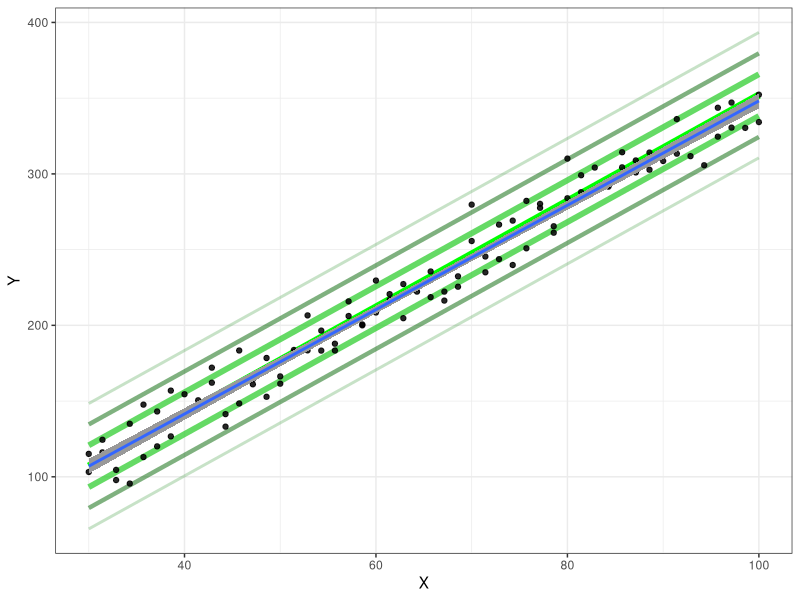

Source code (R): (Note: this script raises an error after producing the figure.)
library(tidyverse)
library(car)


n <- 100 #sample size
Xstart <- 30 #lower-bound for x-axis
Xstop <- 100 #upper-bound for x-axis
Ystart <- 0 #min(0,min(Y)) 
Ystop <- 500 #max(max(Y), 0)
Yrange <- Ystop - Ystart

beta_0 <- 2 #choice of true y-intercept
beta_1 <- 3.5 #choice of true slope
sigma <- 13.8 #choice of st. deviation of error terms

## End of Editable area.
##-----------------------------------------------


# Create X, which will be used in the next R-chunk.
X <- rep(seq(Xstart,Xstop, length.out=n/2), each=2) 


N <- 5000 #number of times to pull a random sample
storage_b0 <- storage_b1 <- storage_rmse <- rep(NA, N)
for (i in 1:N){
  Y <- beta_0 + beta_1*X + rnorm(n, 0, sigma) #Sample Y from true model
  mylm <- lm(Y ~ X)
  storage_b0[i] <- coef(mylm)[1]
  storage_b1[i] <- coef(mylm)[2]
  storage_rmse[i] <- summary(mylm)$sigma
}



#layout(matrix(c(1,1,2,3), 2, 2, byrow = TRUE), widths=c(2,2), heights=c(3,3))
par(mfrow=c(1,1))
data = data.frame(X = X, Y = Y)
View(data)

#graph for intercept deviation
ggplot(data,aes(x=X,y=Y))+
  stat_function(fun=function(x) beta_0+beta_1*x, size = 2.5, color="green")+
  stat_function(fun=function(x) beta_0+sigma+beta_1*x, size = 2, color="limegreen", alpha = .75)+
  stat_function(fun=function(x) beta_0+sigma*2+beta_1*x, size = 1.5, color="darkgreen", alpha = .5)+
  stat_function(fun=function(x) beta_0+sigma*3+beta_1*x, size = 1, color="forestgreen", alpha = .25)+
  #for - std error
  stat_function(fun=function(x) beta_0-sigma+beta_1*x, size = 2, color="limegreen", alpha = .75)+
  stat_function(fun=function(x) beta_0-sigma*2+beta_1*x, size = 1.5, color="darkgreen", alpha = .5)+
  stat_function(fun=function(x) beta_0-sigma*3+beta_1*x, size = 1, color="forestgreen", alpha = .25)+
  # plot the points
  geom_point(color = "black", alpha = .85)+
  theme_bw()+
  geom_smooth(method='lm', alpha=1.0)
View(data)


#graph for Intercept deviation
ggplot(data, aes(x=X,y=Y))+
  geom_point()+
 +
  theme_bw()

plot(Y~X, col="black", pch=16, xlim=c(Xstart-5, Xstop+5),ylim=c(Ystart-5, Ystop+5))
for (i in 1:N){
  abline(storage_b0[i], storage_b1[i], col="darkgray")
}
abline(beta_0,beta_1, col="red")

